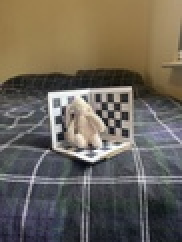
#> input picture images/HG_01.jpg, 91 x 121 px, shrunk from 378 x 504 before the run (shown 2 times larger)
$ python homography.py
#> lines starting #> are read from the running program, lines starting #| are printed output that depends on the picture
import cv2
import numpy as np
import matplotlib.pyplot as plt

# define images to be read in
img1_name = '../../images/HG_01.jpg'
img2_name = '../../images/HG_02.jpg'

# read in images
img1 = cv2.imread(img1_name, 0)
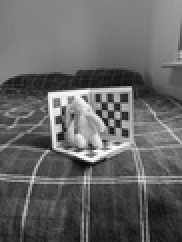
#> img1: shape (121, 91) (shown 2 times larger); min 7, max 255, mean 101.5
img2 = cv2.imread(img2_name, 0)
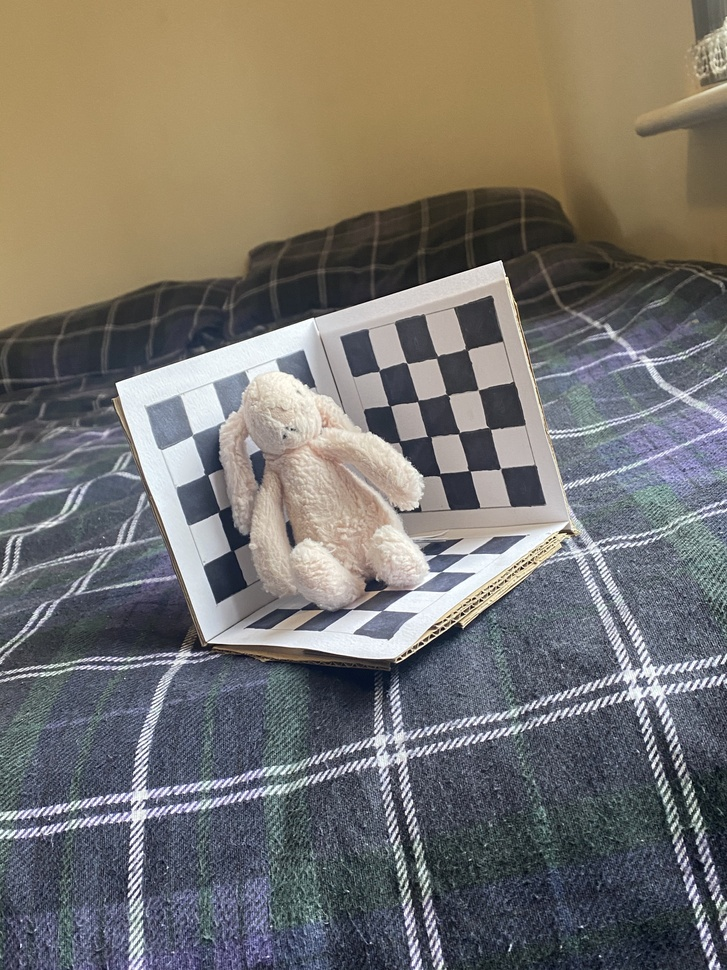
#> input picture images/HG_02.jpg, 727 x 970 px, shrunk from 3024 x 4032 before the run
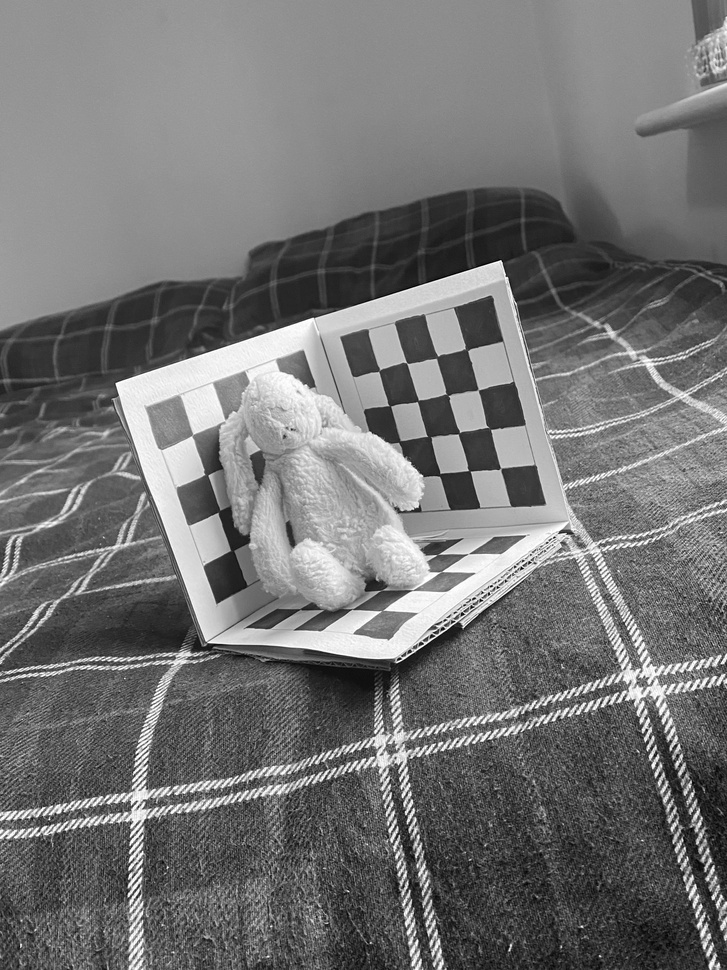
#> img2: shape (970, 727); min 0, max 255, mean 115.6
plt.figure()
plt.imshow(img1)
plt.figure()
plt.imshow(img2)
# create SIFT object for keypoint detection and descriptor creation
orb = cv2.ORB_create()

# find keypoints and descriptors with SIFT
kp1, des1 = orb.detectAndCompute(img1,None)
#> kp1 = 113 keypoints; strongest (x, y, size): (46, 77, 31), (55, 62, 31), (55, 60, 31), (52, 56, 31)
kp2, des2 = orb.detectAndCompute(img2,None)
#> kp2 = 500 keypoints; strongest (x, y, size): (442, 629, 31), (500, 261, 31), (399, 659, 31), (409, 650, 31)

# create BFMatcher object for descriptor matching
bf = cv2.BFMatcher(cv2.NORM_HAMMING, crossCheck=True)

# match descriptors
matches = bf.match(des1,des2)
#> matches = 51 matches

# create variables for matched keypoints
image_1_points = np.zeros((len(matches), 1, 2), dtype=np.float32)
#> image_1_points = 51 rows, first 8: [0, 0], [0, 0], [0, 0], [0, 0], [0, 0], [0, 0], [0, 0], [0, 0]
image_2_points = np.zeros((len(matches), 1, 2), dtype=np.float32)
#> image_2_points has the same summary as image_1_points
for i in range(0,len(matches)):
    image_1_points[i] = kp1[matches[i].queryIdx].pt
    image_2_points[i] = kp2[matches[i].trainIdx].pt
#> this loop made 51 passes
#> after the loop, image_1_points = 51 rows, first 8: [40, 35], [36, 36], [49, 48], [42, 52], [52, 52], [37, 54], [31, 55], [52, 56]; image_2_points = 51 rows, first 8: [495.6, 470.7], [210.8, 475.2], [396, 856.8], [176, 793], [385, 806], [471, 607], [397.7, 326.1], [431.3, 555.7]
H, _ = cv2.findHomography(image_1_points, image_2_points, cv2.RANSAC, ransacReprojThreshold=2.0)
#> H = [[-0.478, -4.32, 411.1], [-1.28, -8.73, 841.5], [-0.00146, -0.0104, 1]]
